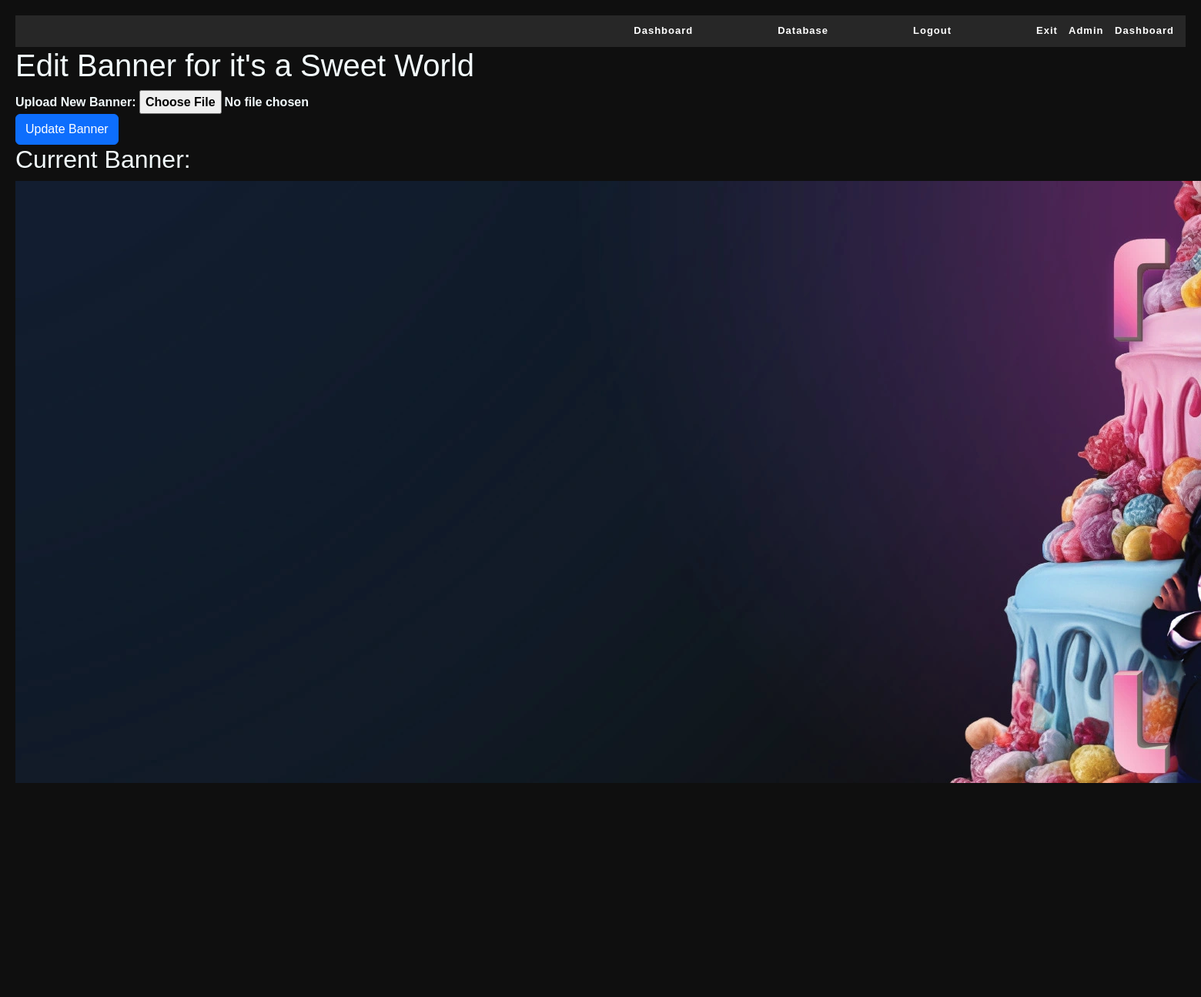
Page /show/efe8f981-50db-42f5-baba-e6d95ea2ad5a/edit_banner (signed in) on the committed database.
### app/models.py (models this page shows)
class Show(db.Model):
    id = db.Column(db.String(36), primary_key=True)
    name = db.Column(db.String(100), nullable=False)
    description = db.Column(db.Text)
    poster_url = db.Column(db.String(200), nullable=False)
    logo_url = db.Column(db.String(200))
    banner_poster_url = db.Column(db.String(200))
    air_time = db.Column(db.String(50))
    seasons = db.relationship('Season', backref='show', lazy=True)
    theme_color = db.Column(db.String(7))
    card_image_url = db.Column(db.String(200))

### app/routes/admin.py (the view, shortened to what this page needs)
@bp.route('/show/<string:show_id>/edit_banner', methods=['GET', 'POST'])
@login_required
def edit_show_banner(show_id):
    show = Show.query.get_or_404(show_id)
    return render_template('edit_show_banner.html', show=show)

### app/__init__.py (called while the page is built)
def create_app():
    app = Flask(__name__)
    app.config['UPLOAD_FOLDER'] = os.path.join(app.root_path, 'static', 'uploads')
    app.config.from_object(Config)
    app.jinja_env.filters['time_to_12hour'] = time_to_12hour
    app.jinja_env.filters['format_air_time'] = format_air_time
    db.init_app(app)
    login_manager = LoginManager(app)
    login_manager.login_view = 'auth.login'
    @login_manager.user_loader
    def load_user(user_id):
        return User.query.get(int(user_id))
    from app.routes import main, admin, auth
    app.register_blueprint(main.bp)
    app.register_blueprint(admin.bp)
    app.register_blueprint(auth.bp)
    return app

### app/templates/edit_show_banner.html
{% extends "base.html" %}
{% block content %}
<div class="edit-banner-container">
    <h1>Edit Banner for {{ show.name }}</h1>
    <form action="{{ url_for('admin.edit_show_banner', show_id=show.id) }}" method="POST" enctype="multipart/form-data">
        <div class="form-group">
            <label for="banner">Upload New Banner:</label>
            <input type="file" id="banner" name="banner" accept="image/*" required>
        </div>
        <button type="submit" class="btn btn-primary">Update Banner</button>
    </form>
    {% if show.banner_poster_url %}
    <div class="current-banner">
        <h2>Current Banner:</h2>
        <img src="{{ show.banner_poster_url }}" alt="{{ show.name }} Banner">
    </div>
    {% endif %}
    <a href="{{ url_for('admin.manage_show', show_id=show.id) }}" class="btn btn-secondary">Back to Show Management</a>
</div>
{% endblock %}

### app/static/css/style.css (style rules this page uses)
body { font-family: 'Aileron', sans-serif !important; line-height: 1.6 !important; margin: 0 !important; padding: 20px !important; background-color: #0f0f0f !important; }
h1, h2, h3, h4 { font-weight: 900; color: #f3fbfd !important; font-size: 1.8rem; }
p, label, input { font-weight: 900; color: #f3fbfd !important; }
a { color: #007bff; text-decoration: none; }
.btn { display: inline-block; height: 40px; padding: 8px 16px; border-radius: 5px; text-decoration: none; text-align: center; transition: background-color 0.3s, color 0.3s; }
.btn-primary { background-color: #007bff; color: white; }
.btn-secondary { background-color: #6c757d; color: white; }
body { padding-top: 70px; }
:root { --glow-color: var(--theme-color, rgba(255, 255, 255, 0.5)); }

### rows in the picture
Show: name "it's a Sweet World", banner_poster_url (picture)
